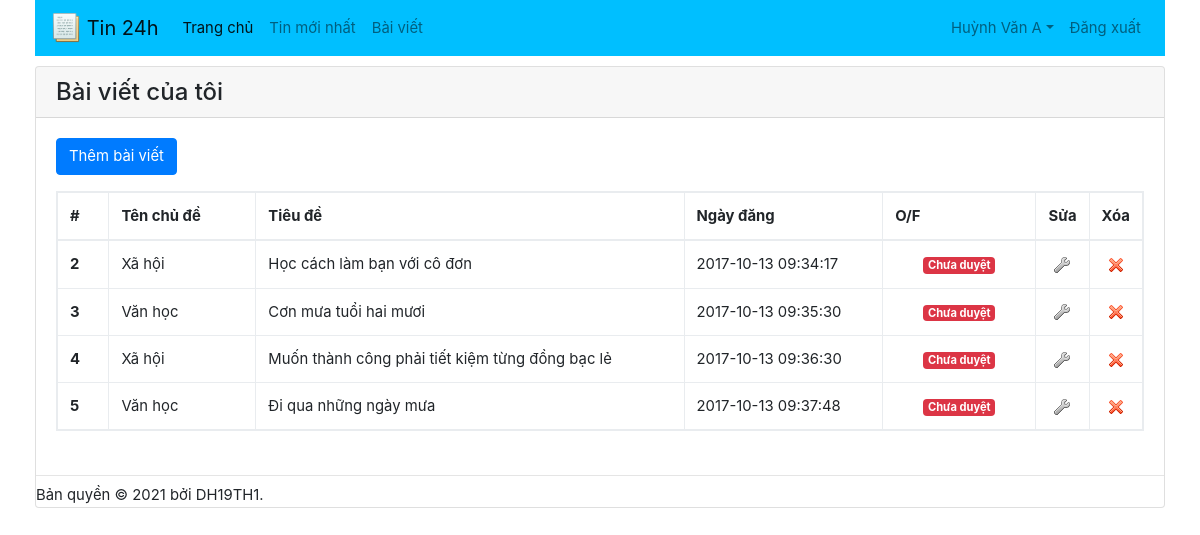
The page /baiviet_nguoidung.php (signed in) on the database its author committed.
### tables this page shows
CREATE TABLE IF NOT EXISTS `tbl_baiviet` (
  `ID` int(10) NOT NULL AUTO_INCREMENT,
  `MaChuDe` int(10) NOT NULL,
  `MaNguoiDung` int(10) NOT NULL,
  `TieuDe` varchar(255) NOT NULL,
  `TomTat` text NOT NULL,
  `NoiDung` text NOT NULL,
  `NgayDang` datetime NOT NULL,
  `LuotXem` int(10) NOT NULL,
  `KiemDuyet` tinyint(1) NOT NULL,
  PRIMARY KEY (`ID`),
  KEY `MaChuDe` (`MaChuDe`),
  KEY `MaNguoiDung` (`MaNguoiDung`)
);

CREATE TABLE IF NOT EXISTS `tbl_chude` (
  `ID` int(10) NOT NULL AUTO_INCREMENT,
  `TenChuDe` varchar(100) NOT NULL,
  PRIMARY KEY (`ID`),
  UNIQUE KEY `TenChuDe` (`TenChuDe`)
);

### baiviet_nguoidung.php (the view, shortened to what this page needs)
<?php
	require_once "config.php";
	$sql = "SELECT b.* , c.TenChuDe
			FROM tbl_baiviet b, tbl_chude c
			WHERE b.MaChuDe = c.ID AND b.MaNguoiDung=" .$_SESSION['ID'];
	$danhsach = mysqli_query($link, $sql);
?>
<!DOCTYPE html>
<html lang="en">
	<?php include "header.php"; ?>
	<body>
		<div class="container">
			<?php include_once "navbar.php"; ?>
			<div class="card">
				<h4 class="card-header">Bài viết của tôi</h4>
				<div class="card-body">
					<p><a class="btn btn-primary" href="baiviet_them.php" role="button">Thêm bài viết</a></p>
					<table class="table table-bordered table-hover table-responsive">
						<thead>
							<tr>
								<th width="5%">#</th>
								<th width="15%">Tên chủ đề</th>
								<th width="45%">Tiêu đề</th>
								<th width="20%">Ngày đăng</th>
								<th width="20%">O/F</th>
								<th width="5%">Sửa</th>
								<th width="5%">Xóa</th>
							</tr>
						</thead>
						<tbody>
							<?php
								while($dong = mysqli_fetch_array($danhsach))
								{
									echo "<tr>";
										echo "<th>{$dong['ID']}</th>";
										echo "<td>{$dong['TenChuDe']}</td>";
										echo "<td>{$dong['TieuDe']}</td>";
										echo "<td>{$dong['NgayDang']}</td>";
										echo "<td class='text-center'>";
												if ($dong['KiemDuyet']==1)
													echo "<span class='badge badge-success'>Đã duyệt</span>";
												else
													echo "<span class='badge badge-danger'>Chưa duyệt</span>";
										echo "</td>";
										echo "<td class='text-center'><a href='baiviet_sua.php?id={$dong['ID']}'><img src='images/edit.png' /></a></td>";
										echo "<td class='text-center'><a onclick='return confirm(\"Bạn có muốn xóa chủ đề {$dong['TieuDe']} không?\");' href='baiviet_xoa.php?id={$dong['ID']}'><img src='images/delete.png' /></a></td>";
									echo "</tr>";
								}
							?>
						</tbody>
					</table>
			</div>
			<?php include "footer.php"; ?>
		</div>
	</body>
</html>

### rows shown on the page
tbl_baiviet: ID "2", tbl_chude.TenChuDe "Xã hội", TieuDe "Học cách làm bạn với cô đơn", NgayDang "2017-10-13 09:34:17", KiemDuyet "Chưa duyệt"
tbl_baiviet: ID "3", tbl_chude.TenChuDe "Văn học", TieuDe "Cơn mưa tuổi hai mươi", NgayDang "2017-10-13 09:35:30", KiemDuyet "Chưa duyệt"
tbl_baiviet: ID "4", tbl_chude.TenChuDe "Xã hội", TieuDe "Muốn thành công phải tiết kiệm từng đồng bạc lẻ", NgayDang "2017-10-13 09:36:30", KiemDuyet "Chưa duyệt"
tbl_baiviet: ID "5", tbl_chude.TenChuDe "Văn học", TieuDe "Đi qua những ngày mưa", NgayDang "2017-10-13 09:37:48", KiemDuyet "Chưa duyệt"

### other values the page prints
$_SESSION['HoVaTen'] "Huỳnh Văn A"
